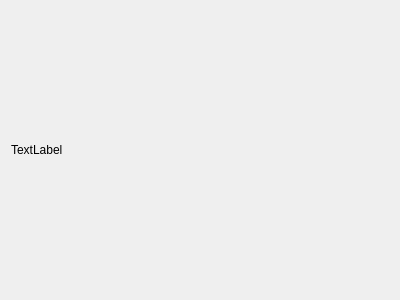
<?xml version="1.0" encoding="UTF-8"?>
<ui version="4.0">
 <class>VerifyProjectWizardPage</class>
 <widget class="QWizardPage" name="VerifyProjectWizardPage">
  <property name="geometry">
   <rect>
    <x>0</x>
    <y>0</y>
    <width>400</width>
    <height>300</height>
   </rect>
  </property>
  <property name="sizePolicy">
   <sizepolicy hsizetype="Expanding" vsizetype="Expanding">
    <horstretch>0</horstretch>
    <verstretch>0</verstretch>
   </sizepolicy>
  </property>
  <property name="windowTitle">
   <string>WizardPage</string>
  </property>
  <property name="title">
   <string>Review project parameters</string>
  </property>
  <property name="subTitle">
   <string>Click Finish to create the project folder and files.</string>
  </property>
  <layout class="QGridLayout" name="gridLayout">
   <item row="0" column="0">
    <widget class="QLabel" name="ProjectSettingsOutput">
     <property name="sizePolicy">
      <sizepolicy hsizetype="Expanding" vsizetype="Expanding">
       <horstretch>0</horstretch>
       <verstretch>0</verstretch>
      </sizepolicy>
     </property>
     <property name="text">
      <string>TextLabel</string>
     </property>
    </widget>
   </item>
  </layout>
 </widget>
 <resources/>
 <connections/>
</ui>
